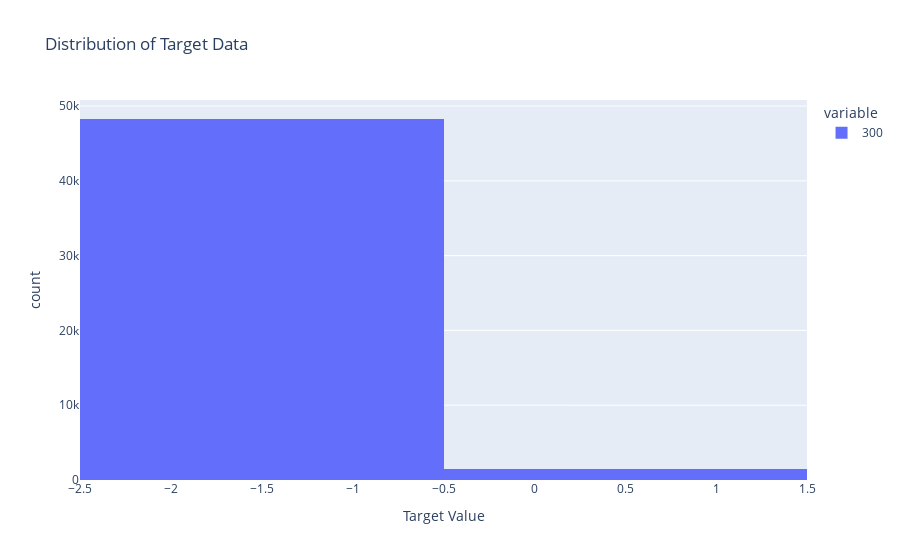

Here is the notebook cell this chart was saved with:
### Code cell
import pandas as pd
import plotly.express as px

# Assuming you've already loaded your data into the 'data' variable
y = data.iloc[:, -1]

# Create histogram using Plotly
fig = px.histogram(y, title='Distribution of Target Data', labels={'value': 'Target Value', 'count': 'Count'}, 
                   nbins=2, category_orders={"value": [-1, 1]})
fig.show()

### Figure 1 — Plotly figure (JSON) as saved in the notebook; plotly's stock layout.template omitted (floating-point values rounded to 4 significant figures; data arrays with more than 128 entries replaced by an {"elided": "..."} marker saying what was removed)
{"data": [{"alignmentgroup": "True", "bingroup": "x", "hovertemplate": "variable=300<br>Target Value=%{x}<br>count=%{y}<extra></extra>", "legendgroup": "300", "marker": {"color": "#636efa", "pattern": {"shape": ""}}, "name": "300", "nbinsx": 2, "offsetgroup": "300", "orientation": "v", "showlegend": true, "type": "histogram", "x": {"elided": "49749 int values"}, "xaxis": "x", "yaxis": "y"}], "layout": {"barmode": "relative", "legend": {"title": {"text": "variable"}, "tracegroupgap": 0}, "title": {"text": "Distribution of Target Data"}, "xaxis": {"anchor": "y", "categoryarray": [-1, 1], "categoryorder": "array", "domain": [0, 1], "title": {"text": "Target Value"}}, "yaxis": {"anchor": "x", "domain": [0, 1], "title": {"text": "count"}}}}
